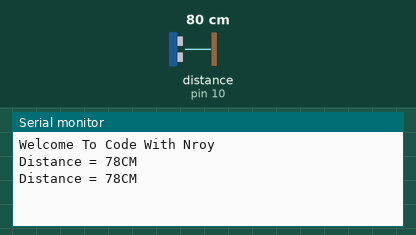
Simulated run of this sketch. Board: Arduino Uno, built with avr-gcc and run on an emulated ATmega328P. Shown: the last lines printed to the serial monitor. Wiring (inferred from the names in the program): ultrasonic range finder: trigger pin 9; echo pin 10. The test bench sets the inputs (shaded band); at power-on: distance to the obstacle (sensor on pin 10) 80 cm. The echo pulse lasts 58.3 µs per cm.

Above: at 1.8 s.
1.9 s: distance to the obstacle (sensor on pin 10) set to 2 cm
At 2.8 s:
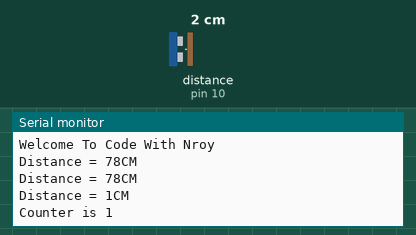
4.5 s: distance to the obstacle (sensor on pin 10) set to 4 cm
At 5.4 s:
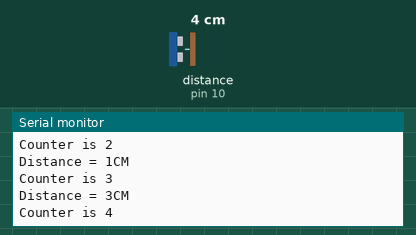
6.0 s: distance to the obstacle (sensor on pin 10) set to 250 cm
At 6.9 s:
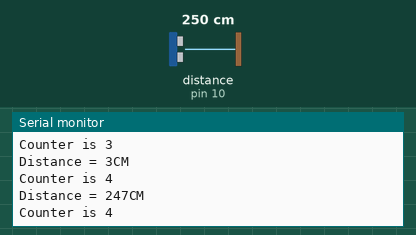
Timing chart, 0 to 9.0 s (numbered marks = the images above; inputs shaded):
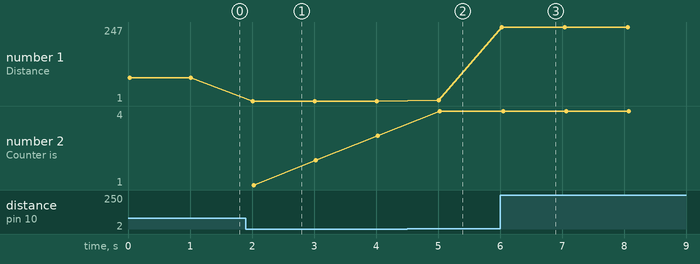

Measured:
- after the input at 1.9 s, the serial monitor: prints a new line after 0.11 s (image 1)
- after the input at 4.5 s, the serial monitor: prints a new line after 0.51 s (image 2)
- after the input at 6.0 s, the serial monitor: prints a new line at once (image 3)
- plotted number 1: 78 → 1 after the input at 1.9 s, 3 → 247 after the input at 6.0 s

The sketch:

Count_pussup.ino
```cpp
int trigpin=9;
int echopin=10;
long duration;
int distance;
int counter=0;
void setup()
{
  Serial.begin(9600);
  pinMode(trigpin,OUTPUT);
  pinMode(echopin,INPUT);
  Serial.println("Welcome To Code With Nroy");
}
void loop()
{
  digitalWrite(trigpin,LOW);
 delayMicroseconds(2);
  digitalWrite(trigpin,HIGH);
  delayMicroseconds(10);
  digitalWrite(trigpin,LOW);
  digitalWrite(echopin,HIGH);
  duration = pulseIn(echopin,HIGH);
  distance= duration*0.034/2;
  Serial.print("Distance = ");
  Serial.print(distance);
  Serial.println("CM");
  if(distance<=15)
  {
      counter=counter+1;

  }
 if (counter)
 {
      Serial.print("Counter is ");
      Serial.println(counter);
 }

  delay(1000);
}
```
